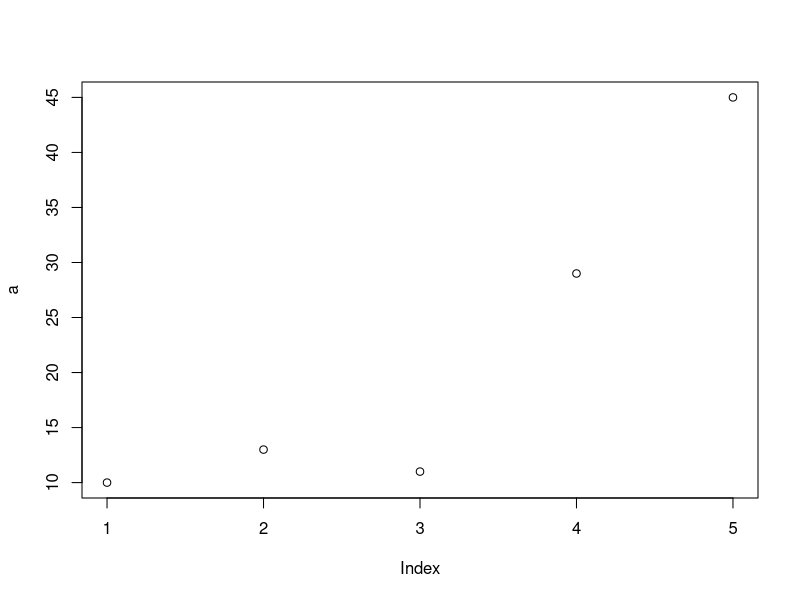
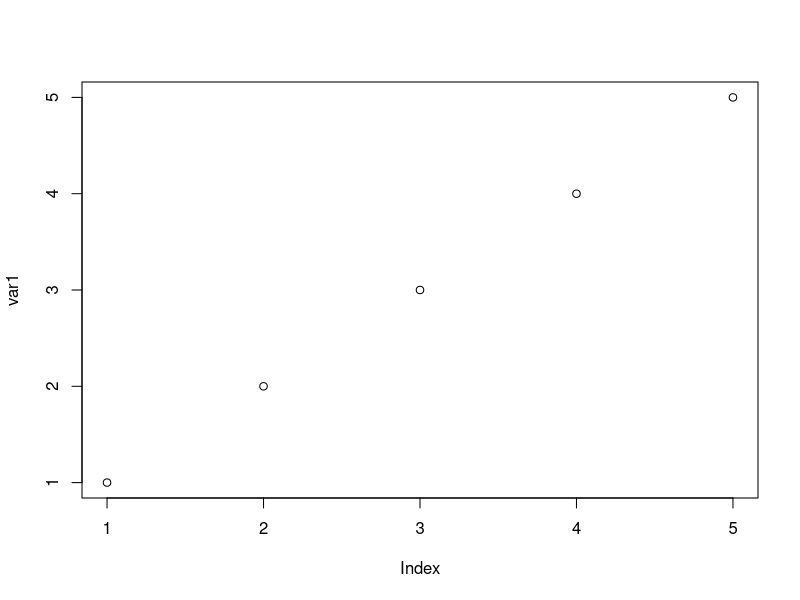
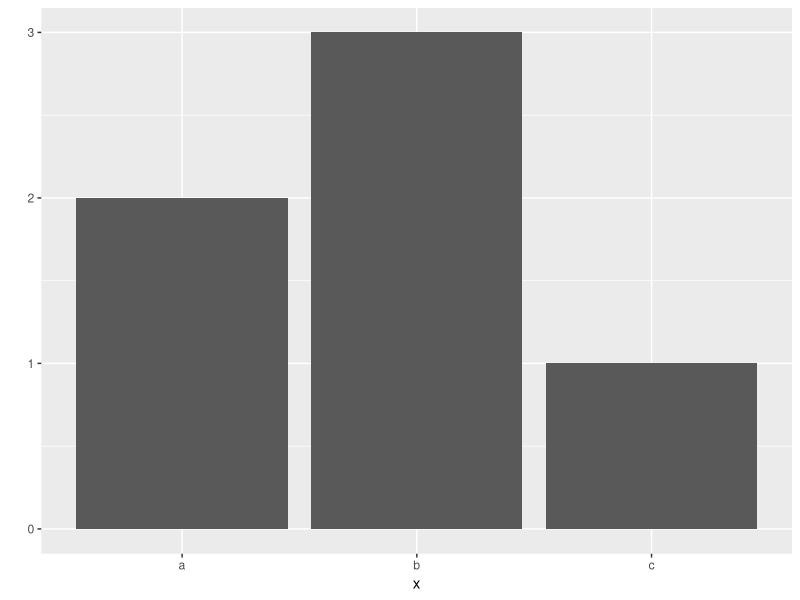
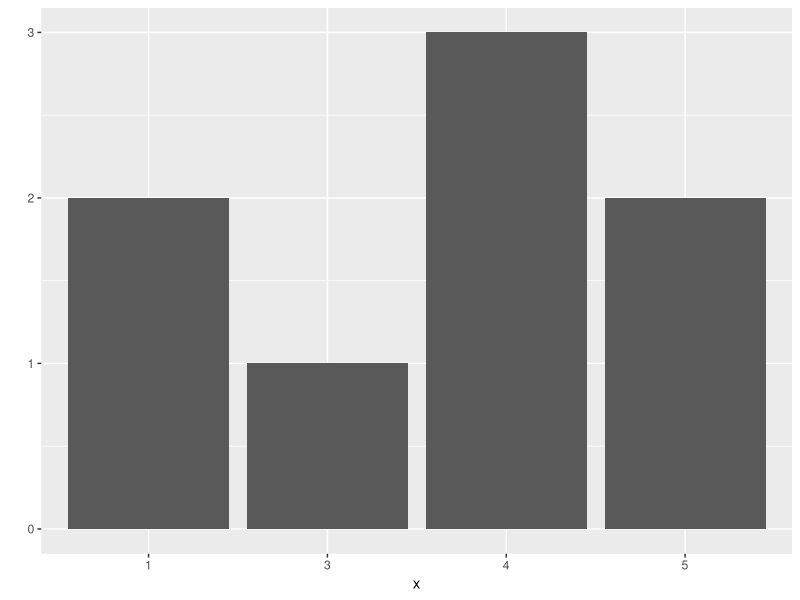
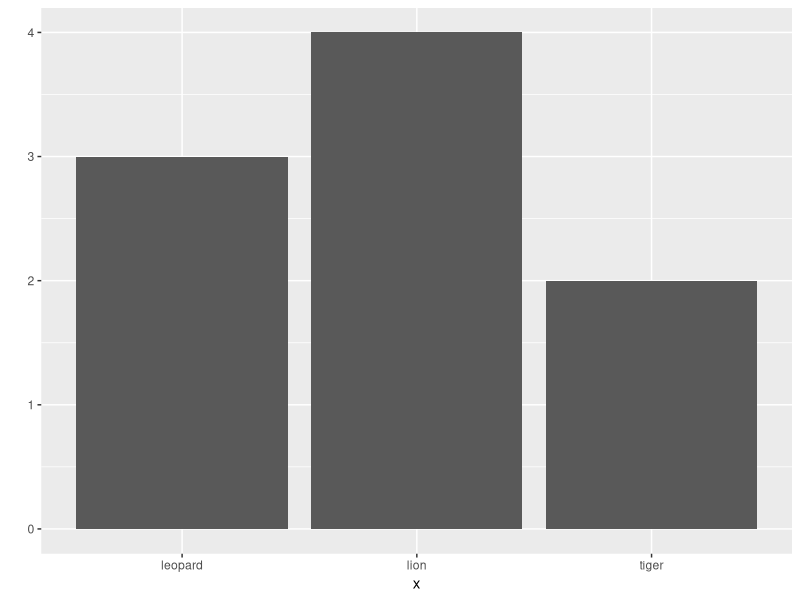
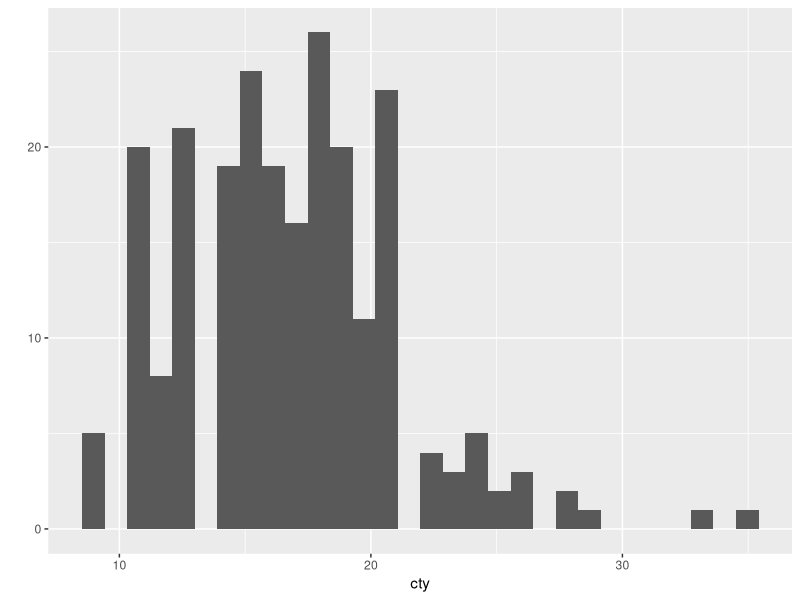
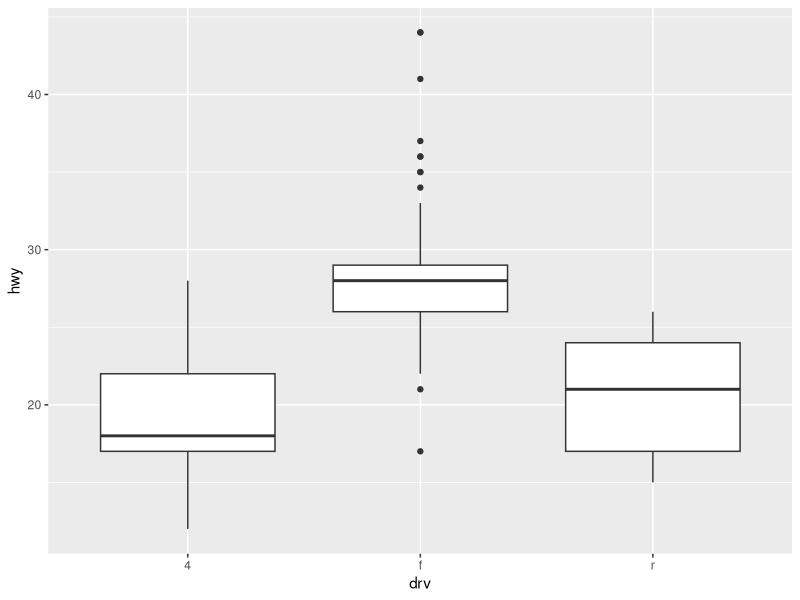
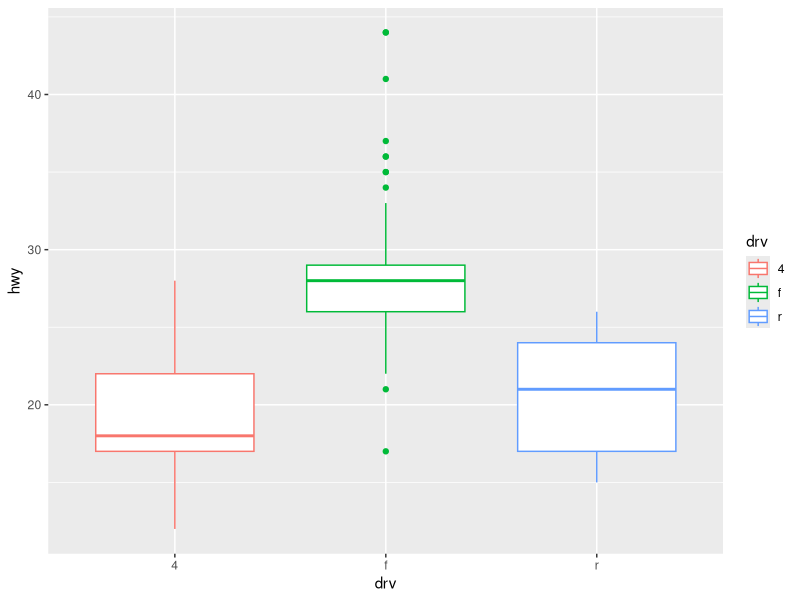

R code for these plots, in order:
##변수

a <- 1
d <- 3.5

a + d


##
var1 <- c(1,2,3,4,5)
var1

var1 <- c(1,2,3,4,5)
var2 <- c(1,2,3,4,5)

var1 + var2

##
str1 <- "hello world"
str1

##
str2 <- c("hello", "world", "Today")
str2

var1 <- c(1,2,3,4,5)
mean(var1)
var(var1)
sd(var1)
max(var1)
min(var1)
median(var1)

a <- c(10, 13, 11, 29, 45)
var(a)
mean(a)
sd(a)
var(a)
plot(a)
plot(var1)
##3 문자열 처리 함수
str5 <- c(1,2,3,4,5)
is(str5)
str5 <- c("hello", "world", "toto")

##paste(벡터, collapse=",")
paste(str5, collapse=",")
?paste
result <- paste(str5, collapse=" ")
result

### 패키지 이해
# * 패키지는 함수들을 모아둔 상자.
# * 설치 : install.package("ggplot2")
# * 불러오기 : library(ggplot2)
# * 확인 : search()

install.packages("ggplot2") # 그래프 그리기
library(ggplot2)
search()

?qplot

x <- c('a', 'a', 'b', 'b', 'b', 'c')
qplot(x)

x <- c('1','1','3','4','4','4','5','5')
qplot(x)
x <- c('lion','lion','lion','lion','tiger','tiger','leopard','leopard','leopard')
qplot(x)

## 데이터 셋
search()
mpg
?mpg

## 데이터 셋 알아보기
# 행과 열
dim(mpg)
# 이 데이터는 어떤 자료형일까?
# 데이터는 어떤 데이터가 있지?
# column명은 뭐가 있을까?
colnames(mpg)
names(mpg)
# 요약값을 볼 수 있을까?
summary(mpg)

#qplot(data=데이터셋,x=컬럼명, y=컬럼명)
qplot(data=mpg,x=cty)
# 범주형 : 수가 정해진 값들
qplot(data=mpg, x=drv, y=hwy, geom="boxplot")

qplot(data=mpg, x=drv, y=hwy, geom="boxplot", color=drv)
## qplot을 이용해서 mpg데이터 셋에 대해서 확인해 보기

#frontier1020@naver.com

qplot(data=mpg, x=drv, y=cty, geom="boxplot", color=drv)

qplot(data=mpg, x=drv, y=fl, geom="boxplot", color=drv)

?plot

?mpg
qplot(data=mpg, x=drv) # 가장 많은 사람이 이용하는 차종은 전륜구동이다.

qplot(data=mpg, x=drv, y=cty, geom="boxplot", color=drv) # 도시 내에서의 연비는 전륜구동이 가장 좋다. 전륜구동은 이상치 6개, 사륜구동이 1개

qplot(data=mpg, x=drv, y=hwy, geom="boxplot", color=drv) # 고속도로 내에서 연비는 전륜구동이 가장 좋다. 이상치는 전륜구동에서만 8개가 있다.

qplot(data=mpg, x=class, y=cty, geom="boxplot") # 도시 내에서 연비가 가장 좋은 차량형태는 midsize이다.

qplot(data=mpg, x=fl, y=hwy, geom="boxplot") # 배기량이 가장 적은 연료 타입은 e타입이다.

qplot(data=mpg, x=trans)
qplot(data=mpg, x=drv, geom="bar") + coord_polar()
qplot(data=mpg, x=displ, y=hwy, geom="point") # 엔진 배기량에 따른 연비, 대체적으로 우하향하는 모습을 보이며, 엔진 배기량이 클수록 연비가 떨어진다는 것을 알 수 있음.
qplot(data=mpg, x=hwy, y=displ, geom="point") 





















